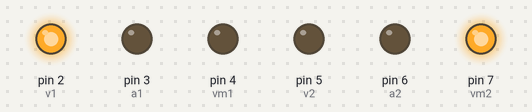
A sketch run on a simulated Arduino Uno, built with avr-gcc and run on an emulated ATmega328P. Parts: output pins drawn as LEDs (lit = HIGH).

Above: at 1.5 s.
At 3.6 s:
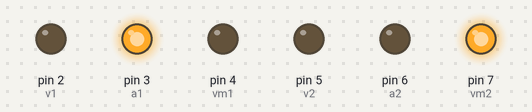
At 5.7 s:
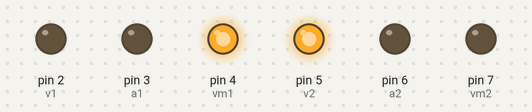
At 7.8 s:
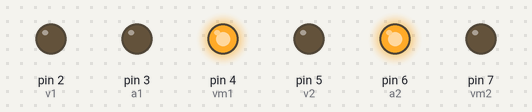
Timing chart, 0 to 10.9 s (numbered marks = the images above):
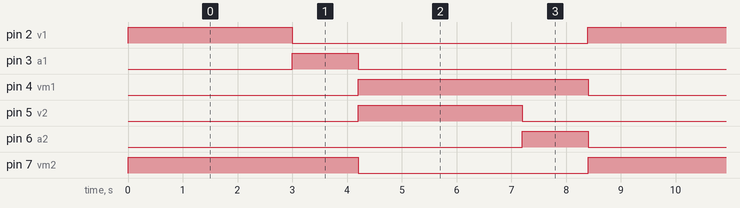

The sketch:

sem_foro_cruzamento.ino
```cpp
int v1 = 2;                             //led verde 1 e 2
int v2 = 5;
int a1 = 3;                             //led amarelo 1 e 2
int a2 = 6;
int vm1 = 4;                            //led vermelho 1 e 2
int vm2 = 7;
int t1 = 3000;                          //tempo do verde pro amarelo e do vermelho pro verde
int t2 = 1200;                          //tempo do amarelo

void setup() {

  pinMode (v1, OUTPUT);                 //define todos os leds como saidas
  pinMode (v2, OUTPUT);
  pinMode (a1, OUTPUT);
  pinMode (a2, OUTPUT);
  pinMode (vm1, OUTPUT);
  pinMode (vm2, OUTPUT);

}

void loop() {

   digitalWrite (v1, 1);                  //led verde1 e vermelho2 acendem
   digitalWrite (v2, 0);
   digitalWrite (a1, 0);
   digitalWrite (a2, 0);
   digitalWrite (vm1, 0);
   digitalWrite (vm2, 1);
   delay (t1);                            //timer pro próximo

   digitalWrite (v1, 0);                  //led amarelo1 acende e vermelho2 continua aceso
   digitalWrite (v2, 0);
   digitalWrite (a1, 1);
   digitalWrite (a2, 0);
   digitalWrite (vm1, 0);
   digitalWrite (vm2, 1);
   delay (t2);

   digitalWrite (v1, 0);                  //led verde2 e vermelho1 acende,
   digitalWrite (v2, 1);
   digitalWrite (a1, 0);
   digitalWrite (a2, 0);
   digitalWrite (vm1, 1);
   digitalWrite (vm2, 0);
   delay (t1);

   digitalWrite (v1, 0);                  //led amarelo2 acende e vermelho1 continua aceso
   digitalWrite (v2, 0);
   digitalWrite (a1, 0);
   digitalWrite (a2, 1);
   digitalWrite (vm1, 1);
   digitalWrite (vm2, 0);
   delay (t2);

   digitalWrite (v1, 1);                   //led verde1 e vermelho2 acendem
   digitalWrite (v2, 0);
   digitalWrite (a1, 0);
   digitalWrite (a2, 0);
   digitalWrite (vm1, 0);
   digitalWrite (vm2, 1);

}
```

Measured:
- by itself, pin 2 (v1), pin 5 (v2): alternates HIGH for 3.0 s and LOW for 5.4 s
- by itself, pin 3 (a1), pin 6 (a2): alternates HIGH for 1.2 s and LOW for 7.2 s
- by itself, pin 4 (vm1), pin 7 (vm2): alternates HIGH for 4.2 s and LOW for 4.2 s
